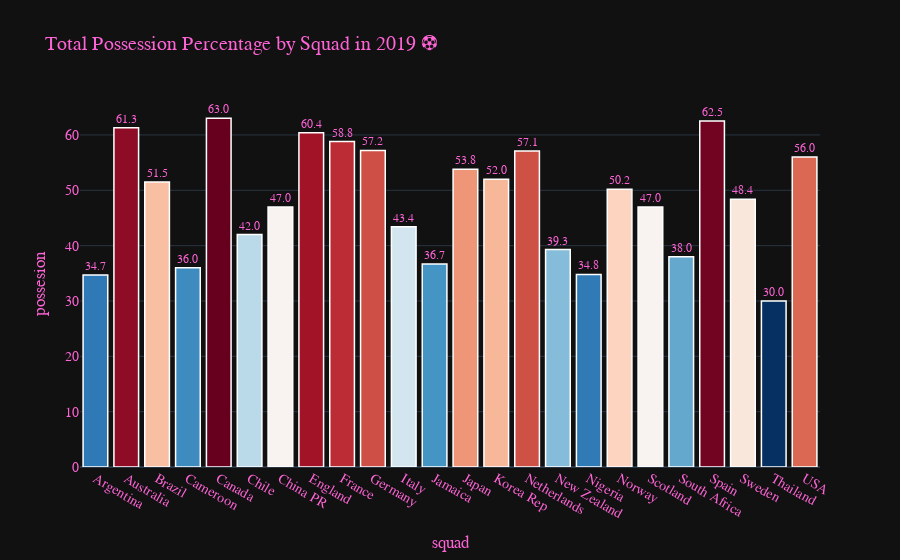
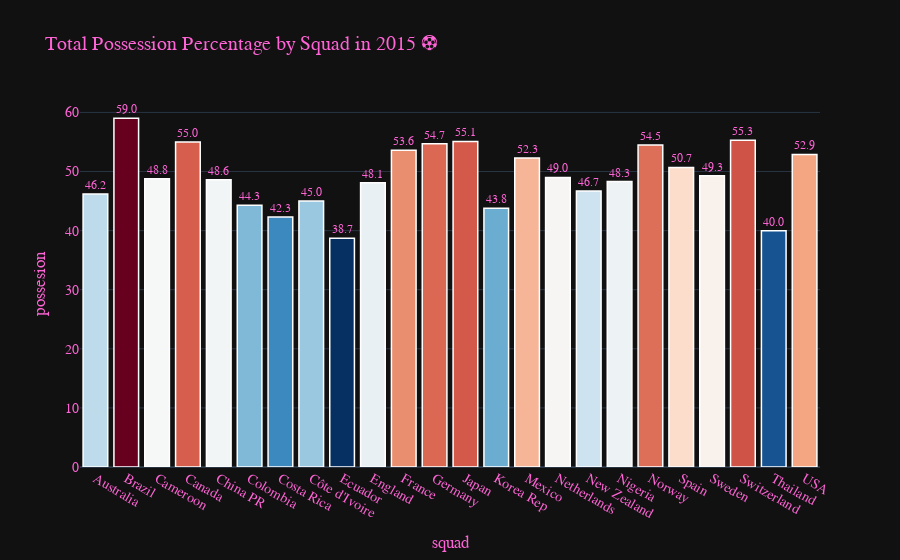

Notebook cell for these charts, in order:
### Markdown cell above
# Total Possession Percentage by Squad (2003 - 2019) ⚽

### Code cell
for i in [2019, 2015, 2011, 2007, 2003]:
    
    df0 = df[df["year"] == i]
    
    fig = px.bar(df0, x = "squad", y = "possesion", text_auto='.3s',
                 color = "possesion", color_continuous_scale = "RdBu_r",
                title = f"Total Possession Percentage by Squad in {i} ⚽")
    
    fig.update_traces(textfont_size=12, textangle=0, textposition="outside", cliponaxis=False)
    fig.update_traces(marker = dict(line = dict(width = 1.5, color = "#FFFFFF")))
    fig.update_layout(template = "plotly_dark", font = dict(family = "PT Sans", size = 14, color = "#FF64D6"))
    fig.update(layout_coloraxis_showscale=False)
    fig.show()

### Figure 1 — Plotly figure (JSON) as saved in the notebook; plotly's stock layout.template omitted (floating-point values rounded to 4 significant figures)
{"data": [{"alignmentgroup": "True", "cliponaxis": false, "hovertemplate": "squad=%{x}<br>possesion=%{marker.color}<extra></extra>", "legendgroup": "", "marker": {"color": [34.7, 61.3, 51.5, 36.0, 63.0, 42.0, 47.0, 60.4, 58.8, 57.2, 43.4, 36.7, 53.8, 52.0, 57.1, 39.3, 34.8, 50.2, 47.0, 38.0, 62.5, 48.4, 30.0, 56.0], "coloraxis": "coloraxis", "line": {"color": "#FFFFFF", "width": 1.5}, "pattern": {"shape": ""}}, "name": "", "offsetgroup": "", "orientation": "v", "showlegend": false, "textangle": 0, "textfont": {"size": 12}, "textposition": "outside", "texttemplate": "%{y:.3s}", "type": "bar", "x": ["Argentina", "Australia", "Brazil", "Cameroon", "Canada", "Chile", "China PR", "England", "France", "Germany", "Italy", "Jamaica", "Japan", "Korea Rep", "Netherlands", "New Zealand", "Nigeria", "Norway", "Scotland", "South Africa", "Spain", "Sweden", "Thailand", "USA"], "xaxis": "x", "y": [34.7, 61.3, 51.5, 36.0, 63.0, 42.0, 47.0, 60.4, 58.8, 57.2, 43.4, 36.7, 53.8, 52.0, 57.1, 39.3, 34.8, 50.2, 47.0, 38.0, 62.5, 48.4, 30.0, 56.0], "yaxis": "y"}], "layout": {"barmode": "relative", "coloraxis": {"colorbar": {"title": {"text": "possesion"}}, "colorscale": [[0.0, "rgb(5,48,97)"], [0.1, "rgb(33,102,172)"], [0.2, "rgb(67,147,195)"], [0.3, "rgb(146,197,222)"], [0.4, "rgb(209,229,240)"], [0.5, "rgb(247,247,247)"], [0.6, "rgb(253,219,199)"], [0.7, "rgb(244,165,130)"], [0.8, "rgb(214,96,77)"], [0.9, "rgb(178,24,43)"], [1.0, "rgb(103,0,31)"]], "showscale": false}, "font": {"color": "#FF64D6", "family": "PT Sans", "size": 14}, "legend": {"tracegroupgap": 0}, "title": {"text": "Total Possession Percentage by Squad in 2019 ⚽"}, "xaxis": {"anchor": "y", "domain": [0.0, 1.0], "title": {"text": "squad"}}, "yaxis": {"anchor": "x", "domain": [0.0, 1.0], "title": {"text": "possesion"}}}}

### Figure 2 — Plotly figure (JSON) as saved in the notebook; plotly's stock layout.template omitted (floating-point values rounded to 4 significant figures)
{"data": [{"alignmentgroup": "True", "cliponaxis": false, "hovertemplate": "squad=%{x}<br>possesion=%{marker.color}<extra></extra>", "legendgroup": "", "marker": {"color": [46.2, 59.0, 48.8, 55.0, 48.6, 44.3, 42.3, 45.0, 38.7, 48.1, 53.6, 54.7, 55.1, 43.8, 52.3, 49.0, 46.7, 48.3, 54.5, 50.7, 49.3, 55.3, 40.0, 52.9], "coloraxis": "coloraxis", "line": {"color": "#FFFFFF", "width": 1.5}, "pattern": {"shape": ""}}, "name": "", "offsetgroup": "", "orientation": "v", "showlegend": false, "textangle": 0, "textfont": {"size": 12}, "textposition": "outside", "texttemplate": "%{y:.3s}", "type": "bar", "x": ["Australia", "Brazil", "Cameroon", "Canada", "China PR", "Colombia", "Costa Rica", "Côte d'Ivoire", "Ecuador", "England", "France", "Germany", "Japan", "Korea Rep", "Mexico", "Netherlands", "New Zealand", "Nigeria", "Norway", "Spain", "Sweden", "Switzerland", "Thailand", "USA"], "xaxis": "x", "y": [46.2, 59.0, 48.8, 55.0, 48.6, 44.3, 42.3, 45.0, 38.7, 48.1, 53.6, 54.7, 55.1, 43.8, 52.3, 49.0, 46.7, 48.3, 54.5, 50.7, 49.3, 55.3, 40.0, 52.9], "yaxis": "y"}], "layout": {"barmode": "relative", "coloraxis": {"colorbar": {"title": {"text": "possesion"}}, "colorscale": [[0.0, "rgb(5,48,97)"], [0.1, "rgb(33,102,172)"], [0.2, "rgb(67,147,195)"], [0.3, "rgb(146,197,222)"], [0.4, "rgb(209,229,240)"], [0.5, "rgb(247,247,247)"], [0.6, "rgb(253,219,199)"], [0.7, "rgb(244,165,130)"], [0.8, "rgb(214,96,77)"], [0.9, "rgb(178,24,43)"], [1.0, "rgb(103,0,31)"]], "showscale": false}, "font": {"color": "#FF64D6", "family": "PT Sans", "size": 14}, "legend": {"tracegroupgap": 0}, "title": {"text": "Total Possession Percentage by Squad in 2015 ⚽"}, "xaxis": {"anchor": "y", "domain": [0.0, 1.0], "title": {"text": "squad"}}, "yaxis": {"anchor": "x", "domain": [0.0, 1.0], "title": {"text": "possesion"}}}}
